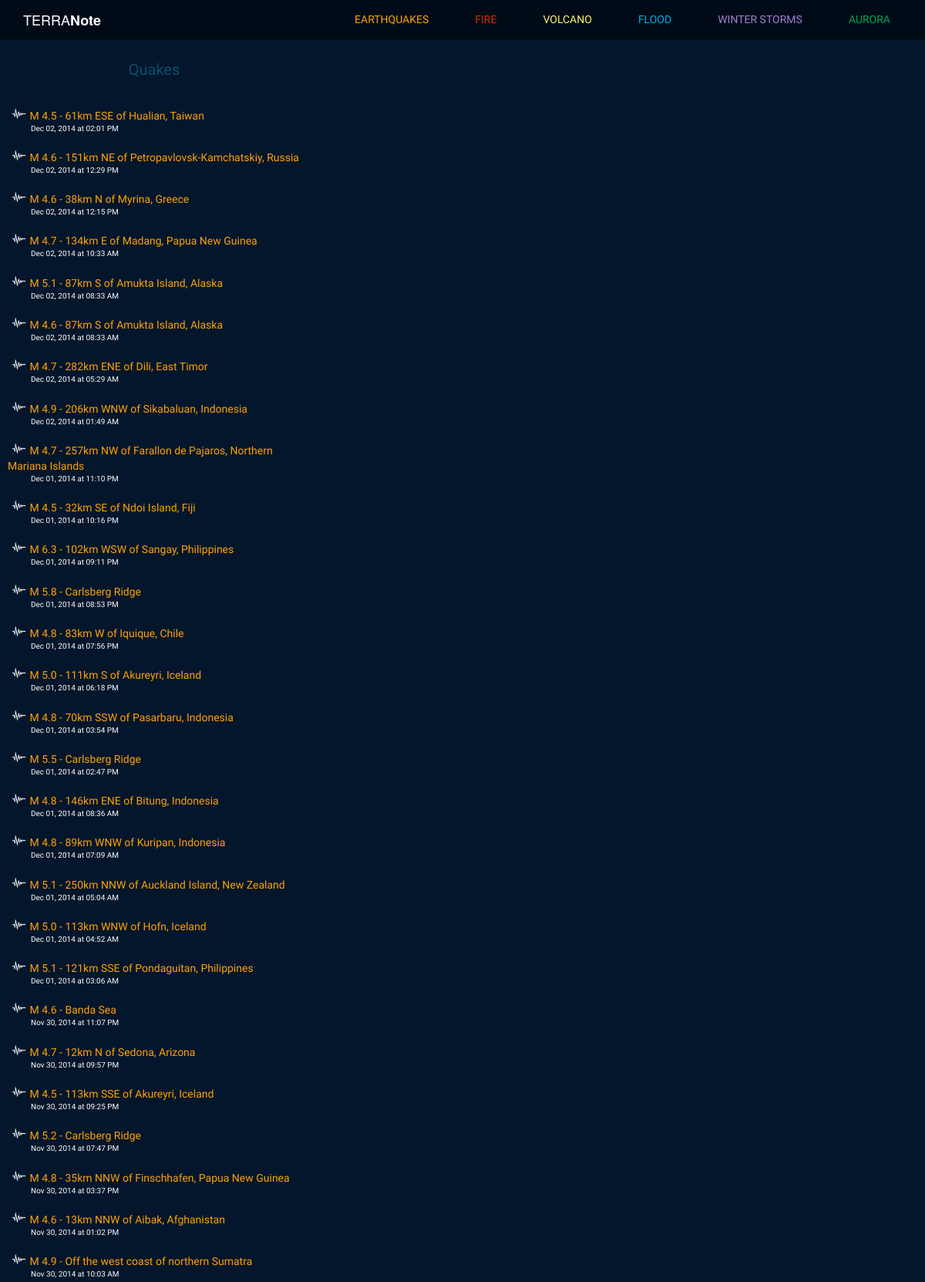
The page /quakes (upper part) on the database its author committed.
### model.py (models this page shows)
class Quake(Base):
    __tablename__ = "quakes"
    quake_id = Column(String(50), primary_key = True)
    quake_title = Column(String, nullable = False)
    quake_type = Column(String(25), nullable = False)
    magnitude = Column(Float, nullable = False)
    place = Column(String, nullable = False)
    latitude = Column(Float, nullable = False)
    longitude = Column(Float, nullable = False)
    depth = Column(Float, nullable = False)
    quake_datetime = Column(DateTime, nullable = False)
    url = Column(String, nullable = False)
    seismictype = Column(String, nullable = False)
    status = Column(String, nullable = False)
    felt = Column(Integer, nullable = True)
    tsunami = Column(Integer, nullable = True)
    recordtime = Column(DateTime, nullable = False)

### note.py (the view)
@app.route("/quakes")
def quake_notes():
	data = Quake.query.order_by(Quake.quake_datetime.desc()).limit(25)
	cols = Quake.__table__.columns
	json_compiled = {}
	for quake in data:
		json_compiled[quake.quake_id] = {}
		json_compiled[quake.quake_id]['lat'] = quake.latitude
		json_compiled[quake.quake_id]['lng'] = quake.longitude
		json_compiled[quake.quake_id]['title'] = quake.quake_title
		json_compiled[quake.quake_id]['id'] = quake.quake_id
	quakes = Quake.query.order_by(Quake.quake_datetime.desc()).all()
	return render_template("quakes.html", quakes=quakes, quake_points=json_compiled)

### templates/quakes.html (shortened to what this page needs)
{% extends 'base.html' %}
{% block body %}
    <div class="col-sm-4">
    	<div class="row">
            <div id="recent-events">Quakes</div>
        </div>
    	<div class="row">
            {% for quake in quakes %}
    		<div class="quake-list">
    			<img class="small-icon" src="/static/images/quake-icon.png"/>
    			<div class="recent-title quake-orange"><a href="/quakes/{{ quake.quake_id }}">{{ quake.quake_title }}</a> </div><div class="recent-datetime"> {{ quake.quake_datetime.strftime('%b %d, %Y at %I:%M %p') }}</div>
    		</div>
    		{% endfor %}
        </div>
    </div>
    <div class="col-sm-8">
    	<div id="single-map"></div>
    </div>
{% endblock %}

### static/note.css (style rules this page uses)
body { background-color: #04162b; color: #FFFFFF }
a { color:inherit; text-decoration: none; }
.recent-title { font-size: 14px; text-decoration: none; font-family: 'Raleway', sans-serif; font-weight: 400; }
.recent-datetime { font-size: 10px; padding-left: 30px; }
#recent-events { font-size: 20px; text-align: center; padding-top: 25px; padding-bottom: 25px; font-family: 'Raleway', sans-serif; font-weight: 400; color: #0b4f6f; }
img.small-icon { height: 15px; padding-left: 5px; padding-right: 5px; float: left; }
#single-map { width: 100%; height: 727px; }
.quake-list { padding-left: 10px; padding-bottom: 10px; padding-top:10px; color: #FFFFFF; font-family: 'Raleway', sans-serif; font-weight: 400; }
.quake-orange { color: #fda204; }

### rows shown on the page
Quake: quake_title "M 4.5 - 61km ESE of Hualian, Taiwan", quake_datetime "Dec 02, 2014 at 02:01 PM"
Quake: quake_title "M 4.6 - 151km NE of Petropavlovsk-Kamchatskiy, Russia", quake_datetime "Dec 02, 2014 at 12:29 PM"
Quake: quake_title "M 4.6 - 38km N of Myrina, Greece", quake_datetime "Dec 02, 2014 at 12:15 PM"
Quake: quake_title "M 4.7 - 134km E of Madang, Papua New Guinea", quake_datetime "Dec 02, 2014 at 10:33 AM"
Quake: quake_title "M 5.1 - 87km S of Amukta Island, Alaska", quake_datetime "Dec 02, 2014 at 08:33 AM"
Quake: quake_title "M 4.6 - 87km S of Amukta Island, Alaska", quake_datetime "Dec 02, 2014 at 08:33 AM"
Quake: quake_title "M 4.7 - 282km ENE of Dili, East Timor", quake_datetime "Dec 02, 2014 at 05:29 AM"
Quake: quake_title "M 4.9 - 206km WNW of Sikabaluan, Indonesia", quake_datetime "Dec 02, 2014 at 01:49 AM"
Quake: quake_title "M 4.7 - 257km NW of Farallon de Pajaros, Northern Mariana Islands", quake_datetime "Dec 01, 2014 at 11:10 PM"
Quake: quake_title "M 4.5 - 32km SE of Ndoi Island, Fiji", quake_datetime "Dec 01, 2014 at 10:16 PM"
Quake: quake_title "M 6.3 - 102km WSW of Sangay, Philippines", quake_datetime "Dec 01, 2014 at 09:11 PM"
Quake: quake_title "M 5.8 - Carlsberg Ridge", quake_datetime "Dec 01, 2014 at 08:53 PM"
Quake: quake_title "M 4.8 - 83km W of Iquique, Chile", quake_datetime "Dec 01, 2014 at 07:56 PM"
Quake: quake_title "M 5.0 - 111km S of Akureyri, Iceland", quake_datetime "Dec 01, 2014 at 06:18 PM"
Quake: quake_title "M 4.8 - 70km SSW of Pasarbaru, Indonesia", quake_datetime "Dec 01, 2014 at 03:54 PM"
Quake: quake_title "M 5.5 - Carlsberg Ridge", quake_datetime "Dec 01, 2014 at 02:47 PM"
Quake: quake_title "M 4.8 - 146km ENE of Bitung, Indonesia", quake_datetime "Dec 01, 2014 at 08:36 AM"
Quake: quake_title "M 4.8 - 89km WNW of Kuripan, Indonesia", quake_datetime "Dec 01, 2014 at 07:09 AM"
Quake: quake_title "M 5.1 - 250km NNW of Auckland Island, New Zealand", quake_datetime "Dec 01, 2014 at 05:04 AM"
Quake: quake_title "M 5.0 - 113km WNW of Hofn, Iceland", quake_datetime "Dec 01, 2014 at 04:52 AM"
Quake: quake_title "M 5.1 - 121km SSE of Pondaguitan, Philippines", quake_datetime "Dec 01, 2014 at 03:06 AM"
Quake: quake_title "M 4.6 - Banda Sea", quake_datetime "Nov 30, 2014 at 11:07 PM"
Quake: quake_title "M 4.7 - 12km N of Sedona, Arizona", quake_datetime "Nov 30, 2014 at 09:57 PM"
Quake: quake_title "M 4.5 - 113km SSE of Akureyri, Iceland", quake_datetime "Nov 30, 2014 at 09:25 PM"
Quake: quake_title "M 5.2 - Carlsberg Ridge", quake_datetime "Nov 30, 2014 at 07:47 PM"
Quake: quake_title "M 4.8 - 35km NNW of Finschhafen, Papua New Guinea", quake_datetime "Nov 30, 2014 at 03:37 PM"
Quake: quake_title "M 4.6 - 13km NNW of Aibak, Afghanistan", quake_datetime "Nov 30, 2014 at 01:02 PM"
Quake: quake_title "M 4.9 - Off the west coast of northern Sumatra", quake_datetime "Nov 30, 2014 at 10:03 AM"
